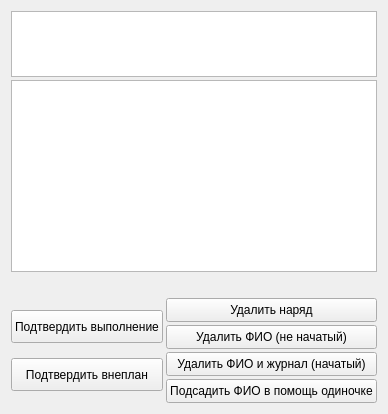
      <widget class="QWidget" name="tab_10">
       <attribute name="title">
        <string>Корректировка</string>
       </attribute>
       <attribute name="toolTip">
        <string>Корректировка журнала работ</string>
       </attribute>
       <layout class="QVBoxLayout" name="verticalLayout_29">
        <property name="spacing">
         <number>3</number>
        </property>
        <item>
         <widget class="QTableWidget" name="tbl_red_zhur_filtr">
          <property name="maximumSize">
           <size>
            <width>16777215</width>
            <height>66</height>
           </size>
          </property>
         </widget>
        </item>
        <item>
         <widget class="QTableWidget" name="tbl_red_zhur"/>
        </item>
        <item>
         <widget class="QLabel" name="lbl_red_info">
          <property name="minimumSize">
           <size>
            <width>0</width>
            <height>20</height>
           </size>
          </property>
          <property name="maximumSize">
           <size>
            <width>16777215</width>
            <height>320</height>
           </size>
          </property>
          <property name="text">
           <string/>
          </property>
         </widget>
        </item>
        <item>
         <layout class="QHBoxLayout" name="horizontalLayout_8">
          <property name="spacing">
           <number>3</number>
          </property>
          <item>
           <layout class="QVBoxLayout" name="verticalLayout_25">
            <item>
             <widget class="QPushButton" name="btn_edit_check_naruad">
              <property name="minimumSize">
               <size>
                <width>0</width>
                <height>33</height>
               </size>
              </property>
              <property name="text">
               <string>Подтвердить выполнение</string>
              </property>
             </widget>
            </item>
            <item>
             <widget class="QPushButton" name="btn_edit_check_vneplan">
              <property name="minimumSize">
               <size>
                <width>0</width>
                <height>33</height>
               </size>
              </property>
              <property name="text">
               <string>Подтвердить внеплан</string>
              </property>
             </widget>
            </item>
           </layout>
          </item>
          <item>
           <layout class="QVBoxLayout" name="verticalLayout_21">
            <property name="spacing">
             <number>3</number>
            </property>
            <item>
             <widget class="QPushButton" name="btn_edit_delete_naruad">
              <property name="minimumSize">
               <size>
                <width>0</width>
                <height>24</height>
               </size>
              </property>
              <property name="text">
               <string>Удалить наряд</string>
              </property>
             </widget>
            </item>
            <item>
             <widget class="QPushButton" name="btn_edit_clear_fio">
              <property name="minimumSize">
               <size>
                <width>0</width>
                <height>24</height>
               </size>
              </property>
              <property name="text">
               <string>Удалить ФИО (не начатый)</string>
              </property>
             </widget>
            </item>
            <item>
             <widget class="QPushButton" name="btn_edit_clear_fio_and_jur">
              <property name="minimumSize">
               <size>
                <width>0</width>
                <height>24</height>
               </size>
              </property>
              <property name="text">
               <string>Удалить ФИО и журнал (начатый)</string>
              </property>
             </widget>
            </item>
            <item>
             <widget class="QPushButton" name="btn_edit_add_addition_fio">
              <property name="minimumSize">
               <size>
                <width>0</width>
                <height>24</height>
               </size>
              </property>
              <property name="text">
               <string>Подсадить ФИО в помощь одиночке</string>
              </property>
             </widget>
            </item>
           </layout>
          </item>
         </layout>
        </item>
       </layout>
      </widget>
